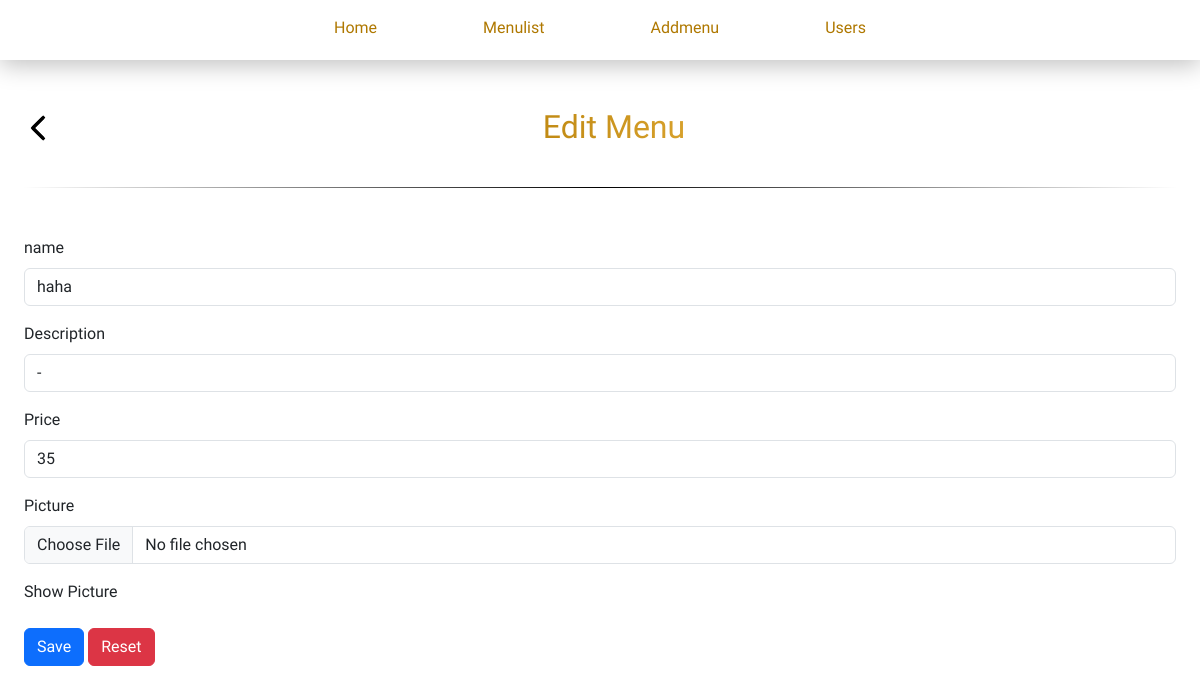
The page /backend/editmenu.php?id=2 on the database as committed earlier.
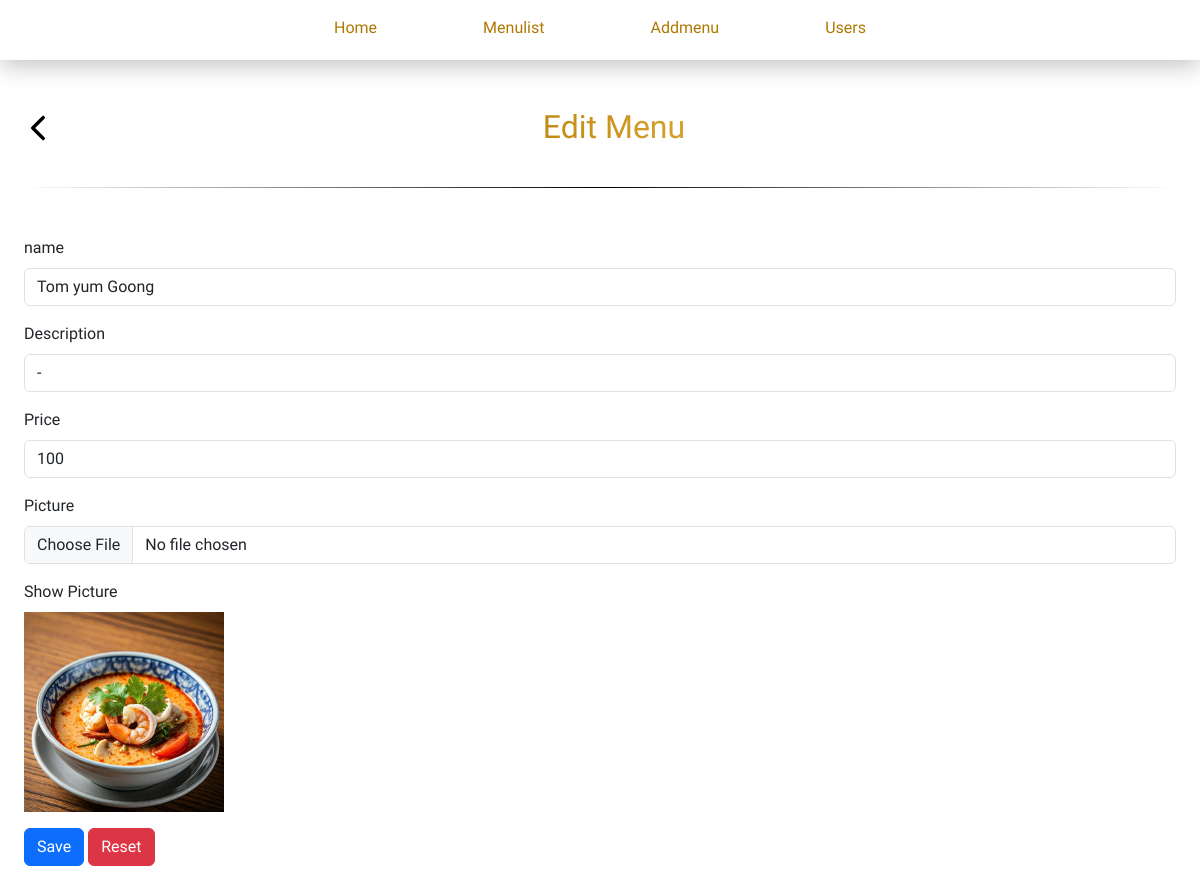
The same page on the database as committed later.
### tables this page shows
CREATE TABLE `menu` (
  `id` int(11) NOT NULL,
  `name` varchar(255) NOT NULL,
  `description` varchar(255) NOT NULL,
  `price` int(255) NOT NULL,
  `imgs_menu` varchar(255) DEFAULT NULL
);

### backend/controls/idMenu.php (called while the page is built)
<?php
    include 'db.php';
    $id = $_GET['id'];
    $stmt = $pdo->prepare("SELECT * FROM menu WHERE id = ?");
    $stmt->execute([$id]);
    $food = $stmt->fetch(PDO::FETCH_ASSOC);
?>

### backend/editmenu.php (the view, shortened to what this page needs)
<?php
include './controls/idMenu.php';
?>
<!DOCTYPE html>
<html lang="en">
<head>
    <link href="https://cdn.jsdelivr.net/npm/bootstrap@5.3.0-alpha1/dist/css/bootstrap.min.css" rel="stylesheet" />
    <link rel="stylesheet" href="https://cdn.jsdelivr.net/npm/bootstrap-icons@1.13.1/font/bootstrap-icons.min.css">
    <link rel="stylesheet" href="../assets/css/style.css">
</head>
<body>
    <?php include '../backend/components/header.php'; ?>
    <div class="d-flex">
        <main class="p-4 flex-grow-1">
            <div class="d-flex justify-content-center align-content-center h-b mt-4 text-center">
                <a href="Menulist.php" class="fs-3 text-black"><i class="bi bi-chevron-left chev"></i></a>
                <div class="flex-grow-1 text-center">
                    <h2 class="color-text ">Edit Menu</h2>
                </div>
            </div>
            <form action="controls/editMenu.php" method="POST" enctype="multipart/form-data" class="mt-5">
                <div class="mb-3">
                    <label for="" class="form-label">name</label>
                    <input type="text" name="name" class="form-control" value="<?= htmlspecialchars($food['name']); ?>">
                </div>
                <div class="mb-3">
                    <label for="" class="form-label">Description</label>
                    <input type="text" name="description" class="form-control" value="<?= htmlspecialchars($food['description']); ?>">
                </div>
                <div class="mb-3">
                    <label for="" class="form-label">Price</label>
                    <input type="text" name="price" class="form-control" value="<?= htmlspecialchars($food['price']) ?>">
                </div>
                <div class="mb-3">
                    <label for="" class="form-label">Picture</label>
                    <input type="file" name="imgs_menu" class="form-control">
                </div>
                <div class="mb-3 d-flex flex-column">
                    <label for="" class="form-label">Show Picture</label>
                    <img style="max-width: 200px;" src="../assets/imgs/<?= htmlspecialchars($food['imgs_menu']); ?>" alt="">
                </div>
                <button type="submit" class="btn btn-primary">Save</button>
                <button type="reset" class="btn btn-danger">Reset</button>
            </form>
        </main>
    </div>
</body>
</html>

Rows that differ between the two databases and show on the page:
removed menu: name "haha", description "-", price "35"
added menu: name "Tom yum Goong", description "-", price "100", imgs_menu (picture)
